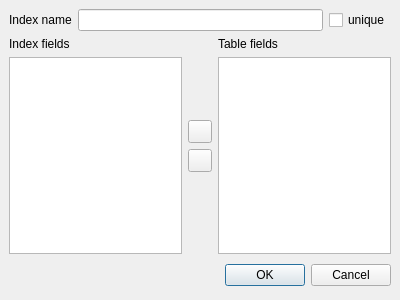
<?xml version="1.0" encoding="UTF-8"?>
<ui version="4.0">
 <class>DlgIndexDef</class>
 <widget class="QDialog" name="DlgIndexDef">
  <property name="geometry">
   <rect>
    <x>0</x>
    <y>0</y>
    <width>400</width>
    <height>300</height>
   </rect>
  </property>
  <property name="windowTitle">
   <string>Dialog</string>
  </property>
  <layout class="QVBoxLayout">
   <property name="spacing">
    <number>6</number>
   </property>
   <property name="leftMargin">
    <number>9</number>
   </property>
   <property name="topMargin">
    <number>9</number>
   </property>
   <property name="rightMargin">
    <number>9</number>
   </property>
   <property name="bottomMargin">
    <number>9</number>
   </property>
   <item>
    <layout class="QHBoxLayout">
     <property name="spacing">
      <number>6</number>
     </property>
     <property name="leftMargin">
      <number>0</number>
     </property>
     <property name="topMargin">
      <number>0</number>
     </property>
     <property name="rightMargin">
      <number>0</number>
     </property>
     <property name="bottomMargin">
      <number>0</number>
     </property>
     <item>
      <widget class="QLabel" name="label_3">
       <property name="text">
        <string>Index name</string>
       </property>
      </widget>
     </item>
     <item>
      <widget class="QLineEdit" name="edIndexName"/>
     </item>
     <item>
      <widget class="QCheckBox" name="chkUnique">
       <property name="text">
        <string>unique</string>
       </property>
      </widget>
     </item>
    </layout>
   </item>
   <item>
    <layout class="QHBoxLayout">
     <property name="spacing">
      <number>6</number>
     </property>
     <property name="leftMargin">
      <number>0</number>
     </property>
     <property name="topMargin">
      <number>0</number>
     </property>
     <property name="rightMargin">
      <number>0</number>
     </property>
     <property name="bottomMargin">
      <number>0</number>
     </property>
     <item>
      <layout class="QVBoxLayout">
       <property name="spacing">
        <number>6</number>
       </property>
       <property name="leftMargin">
        <number>0</number>
       </property>
       <property name="topMargin">
        <number>0</number>
       </property>
       <property name="rightMargin">
        <number>0</number>
       </property>
       <property name="bottomMargin">
        <number>0</number>
       </property>
       <item>
        <widget class="QLabel" name="label_2">
         <property name="text">
          <string>Index fields</string>
         </property>
        </widget>
       </item>
       <item>
        <widget class="QListWidget" name="lstIndex"/>
       </item>
      </layout>
     </item>
     <item>
      <layout class="QVBoxLayout">
       <property name="spacing">
        <number>6</number>
       </property>
       <property name="leftMargin">
        <number>0</number>
       </property>
       <property name="topMargin">
        <number>0</number>
       </property>
       <property name="rightMargin">
        <number>0</number>
       </property>
       <property name="bottomMargin">
        <number>0</number>
       </property>
       <item>
        <spacer>
         <property name="orientation">
          <enum>Qt::Vertical</enum>
         </property>
         <property name="sizeHint" stdset="0">
          <size>
           <width>20</width>
           <height>40</height>
          </size>
         </property>
        </spacer>
       </item>
       <item>
        <widget class="QToolButton" name="btAdd"/>
       </item>
       <item>
        <widget class="QToolButton" name="btRemove"/>
       </item>
       <item>
        <spacer>
         <property name="orientation">
          <enum>Qt::Vertical</enum>
         </property>
         <property name="sizeHint" stdset="0">
          <size>
           <width>20</width>
           <height>40</height>
          </size>
         </property>
        </spacer>
       </item>
      </layout>
     </item>
     <item>
      <layout class="QVBoxLayout">
       <property name="spacing">
        <number>6</number>
       </property>
       <property name="leftMargin">
        <number>0</number>
       </property>
       <property name="topMargin">
        <number>0</number>
       </property>
       <property name="rightMargin">
        <number>0</number>
       </property>
       <property name="bottomMargin">
        <number>0</number>
       </property>
       <item>
        <widget class="QLabel" name="label">
         <property name="text">
          <string>Table fields</string>
         </property>
        </widget>
       </item>
       <item>
        <widget class="QListWidget" name="lstTable"/>
       </item>
      </layout>
     </item>
    </layout>
   </item>
   <item>
    <layout class="QHBoxLayout">
     <property name="spacing">
      <number>6</number>
     </property>
     <property name="leftMargin">
      <number>0</number>
     </property>
     <property name="topMargin">
      <number>0</number>
     </property>
     <property name="rightMargin">
      <number>0</number>
     </property>
     <property name="bottomMargin">
      <number>0</number>
     </property>
     <item>
      <spacer>
       <property name="orientation">
        <enum>Qt::Horizontal</enum>
       </property>
       <property name="sizeHint" stdset="0">
        <size>
         <width>131</width>
         <height>31</height>
        </size>
       </property>
      </spacer>
     </item>
     <item>
      <widget class="QPushButton" name="okButton">
       <property name="text">
        <string>OK</string>
       </property>
      </widget>
     </item>
     <item>
      <widget class="QPushButton" name="cancelButton">
       <property name="text">
        <string>Cancel</string>
       </property>
      </widget>
     </item>
    </layout>
   </item>
  </layout>
  <action name="actionRemoveFieldFromIndex">
   <property name="icon">
    <iconset resource="../../../libqf/libqfgui/images/images.qrc">
     <normaloff>:/qf/gui/images/right.svg</normaloff>:/qf/gui/images/right.svg</iconset>
   </property>
   <property name="text">
    <string>RemoveFieldFromIndex</string>
   </property>
   <property name="toolTip">
    <string>Remove field from index</string>
   </property>
  </action>
  <action name="actionAddFieldToIndex">
   <property name="icon">
    <iconset resource="../../../libqf/libqfgui/images/images.qrc">
     <normaloff>:/qf/gui/images/left.svg</normaloff>:/qf/gui/images/left.svg</iconset>
   </property>
   <property name="text">
    <string>AddFieldToIndex</string>
   </property>
   <property name="toolTip">
    <string>Add field to index</string>
   </property>
  </action>
 </widget>
 <resources>
  <include location="../../../libqf/libqfgui/images/images.qrc"/>
 </resources>
 <connections>
  <connection>
   <sender>okButton</sender>
   <signal>clicked()</signal>
   <receiver>DlgIndexDef</receiver>
   <slot>accept()</slot>
   <hints>
    <hint type="sourcelabel">
     <x>278</x>
     <y>253</y>
    </hint>
    <hint type="destinationlabel">
     <x>96</x>
     <y>254</y>
    </hint>
   </hints>
  </connection>
  <connection>
   <sender>cancelButton</sender>
   <signal>clicked()</signal>
   <receiver>DlgIndexDef</receiver>
   <slot>reject()</slot>
   <hints>
    <hint type="sourcelabel">
     <x>369</x>
     <y>253</y>
    </hint>
    <hint type="destinationlabel">
     <x>179</x>
     <y>282</y>
    </hint>
   </hints>
  </connection>
 </connections>
</ui>
